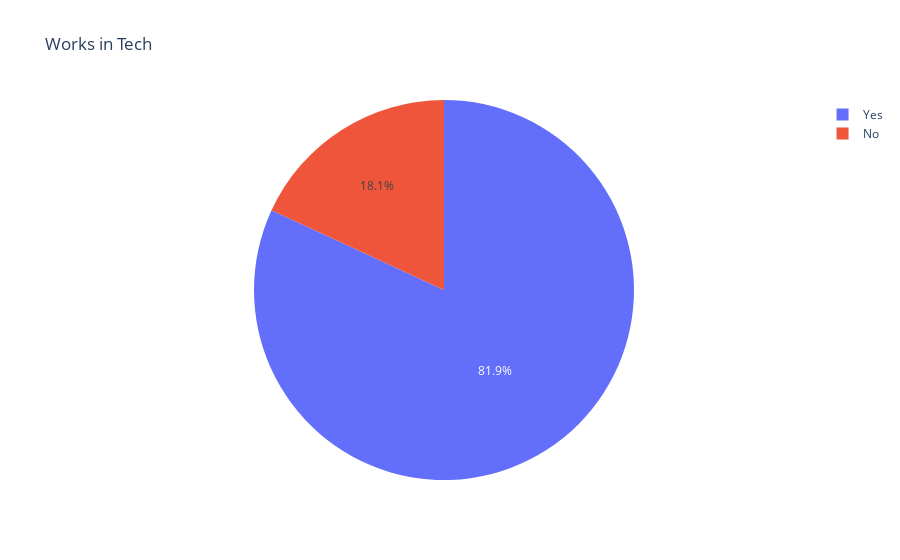

The cell this chart's notebook holds for it:
### Markdown cell above
### Who works in tech?

### Code cell
#@title [code]
#Who actually works in tech?
#configure plot
configure_plotly_browser_state()
temp_series = survey['tech_company'].value_counts()
labels = (np.array(temp_series.index))
sizes = (np.array((temp_series / temp_series.sum())*100))

trace = go.Pie(labels=labels, values=sizes)
layout = go.Layout(
    title='Works in Tech'
)
data = [trace]
fig = go.Figure(data=data, layout=layout)
py.iplot(fig, filename="Tech")

### Figure 1 — Plotly figure (JSON) as saved in the notebook; plotly's stock layout.template omitted (floating-point values rounded to 4 significant figures)
{"data": [{"values": [81.89, 18.11], "labels": ["Yes", "No"], "type": "pie"}], "layout": {"title": {"text": "Works in Tech"}}}
